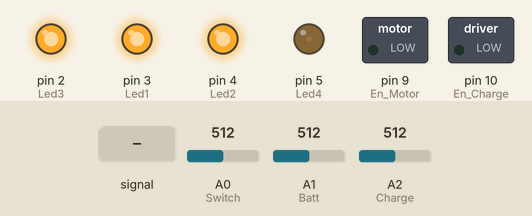
A sketch run on a simulated Arduino Uno, built with avr-gcc and run on an emulated ATmega328P. Shown: switched loads named in the sketch (green lamp = pin HIGH), output pins drawn as LEDs (lit = HIGH). Dashed ring = blinking. The inputs (shaded band) are chosen by the test bench; at power-on: A2 (Charge) = 512, A0 (Switch) = 512, A1 (Batt) = 512. Pins used as bus, display or sensor lines are not drawn.

Above: at 1.2 s.
1.3 s: A1 (Batt) fed a 200 Hz sine of ±81 counts around its level
At 3.2 s:
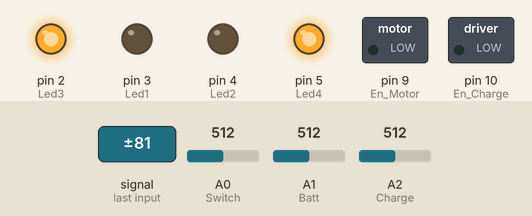
4.3 s: A2 (Charge) set to 440
At 4.9 s:
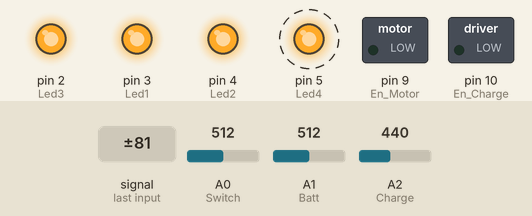
7.3 s: A2 (Charge) set to 12
10.3 s: A2 (Charge) set to 9
At 11.7 s:
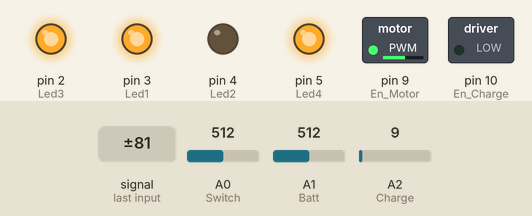
12.1 s: A0 (Switch) set to 461
13.6 s: A0 (Switch) set to 437
At 14.9 s:
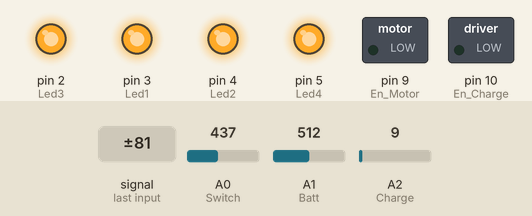
Timing chart, 0 to 16.1 s (numbered marks = the images above; inputs shaded):
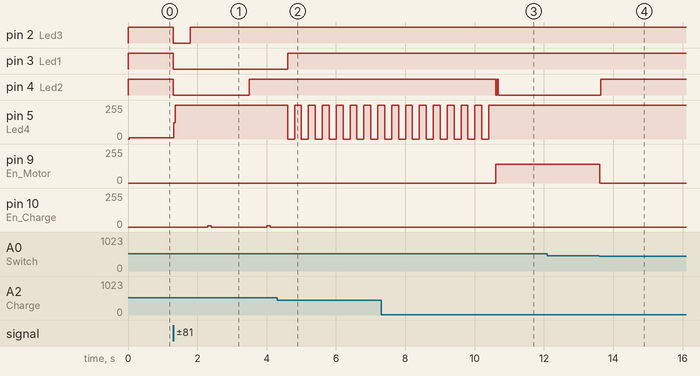

The sketch:

VacuumFirmware.ino
```cpp
// Constants
const int Batt = A1;    // Напряжение на делителе с АКБ при её напряжении в 19.9: 2.34
const int Switch = A0;  // Напряжения на ползунке по порядку: 0, 1.6, 3.3, 3.8
const int Charge = A2;  //Аналоговвые значения меняются от 0 до 1023 относительно напряжения от 0 до 5 Вольт

const int Led1 = 3; // Светодиод 1-ого режима
const int Led2 = 4; // Светодиод 2-ого режима
const int Led3 = 2; // Светодиод 3-ого режима
const int Led4 = 5; // Светодиод зарядки
const int En_Power = 6; // Разрешение дежурного питания 5В
const int En_Motor = 9; //Убедитесь, что выбранный пин поддерживает PWM
const int En_Charge = 10; //Убедитесь, что выбранный пин поддерживает PWM

// Variables
unsigned long timing; // Переменная для хранения точки отсчета
int BattValue = 0;
int SwValue = 0;
int ChValue = 0;
int i = 0;

int Led1State = HIGH;
int Led2State = HIGH;
int Led3State = HIGH;
int Led14State = HIGH;


void setup() {
  // declare the ledPin as an OUTPUT:
  pinMode(Led1, OUTPUT);
  pinMode(Led2, OUTPUT);
  pinMode(Led3, OUTPUT);
  pinMode(Led4, OUTPUT);
  pinMode(En_Power, OUTPUT);
  pinMode(En_Motor, OUTPUT);
  pinMode(En_Charge, OUTPUT);

  digitalWrite(Led1, HIGH);
  digitalWrite(Led2, HIGH);
  digitalWrite(Led3, HIGH);
  digitalWrite(Led4, HIGH);
}

void loop() {

  BattValue = analogRead(Batt);
  SwValue = analogRead(Switch);
  ChValue = analogRead(Charge);

  digitalWrite(Led1, HIGH);
  digitalWrite(Led2, HIGH);
  digitalWrite(Led3, HIGH);
  digitalWrite(Led4, HIGH);

  digitalWrite(En_Power, HIGH);
  digitalWrite(En_Charge, LOW);

  if (ChValue > 500 && ChValue < 800 ) {
    if (BattValue > 400 && BattValue < 420) {
      if (millis() - timing > 1000){ // Вместо 10000 подставьте нужное вам значение паузы
        timing = millis();
        if (Led1State == HIGH) {
         Led1State = LOW;
        } else {
         Led1State = HIGH;
        }
      digitalWrite(Led1, Led1State);
      }
      analogWrite(En_Charge, 10);
      delay(100);
      digitalWrite(En_Charge, LOW);
      delay(400);
    } else if (BattValue > 420 && BattValue < 450) {
      digitalWrite(Led1, LOW);
      digitalWrite(Led2, LOW);
      delay(500);
      digitalWrite(Led2, HIGH);
      delay(500);
      analogWrite(En_Charge, 10);
      delay(100);
      digitalWrite(En_Charge, LOW);
      delay(500);
    } else if (BattValue > 450 && BattValue < 480) {
      digitalWrite(Led1, LOW);
      digitalWrite(Led2, LOW);
      digitalWrite(Led3, LOW);
      delay(500);
      digitalWrite(Led3, HIGH);
      delay(500);
      analogWrite(En_Charge, 10);
      delay(100);
      digitalWrite(En_Charge, LOW);
      delay(600);
    } else digitalWrite(Led4, LOW);
  } else if (ChValue > 10 && ChValue < 500) {
    digitalWrite(Led4, LOW);
    delay(200);
    digitalWrite(Led4, HIGH);
    delay(200);
  } else {
    if (BattValue > 400) {
      if (SwValue > 150 && SwValue < 380) {
        digitalWrite(Led1, LOW);
        digitalWrite(Led2, HIGH);
        digitalWrite(Led3, HIGH);
        analogWrite(En_Motor, 80);
        delay(5);
      } else if (SwValue > 450 && SwValue < 750) {
        digitalWrite(Led2, LOW);
        digitalWrite(Led1, HIGH);
        digitalWrite(Led3, HIGH);
        analogWrite(En_Motor, 140);
        delay(5);
      } else if (SwValue > 780 && SwValue < 1000) {
        digitalWrite(Led3, LOW);
        digitalWrite(Led1, HIGH);
        digitalWrite(Led2, HIGH);
        analogWrite(En_Motor, 240);
        delay(5);
      } else {
        digitalWrite(En_Motor, LOW);
        digitalWrite(En_Power, LOW);
      }
      delay(10);
      } else if (BattValue < 50 && ChValue < 1) {
        while (i <= 3) {
        i = i + 1;
        digitalWrite(Led4, LOW);
        delay(500);
        digitalWrite(Led4, HIGH);
        delay(500);
      }
      digitalWrite(En_Power, LOW);
      delay(100);


      }
  }
}
```

Measured:
- the behaviour switches between 11 and 10 on A2 (Charge) (found by bisection; images 2 and 3)
- the behaviour switches between 451 and 450 on A0 (Switch) (found by bisection; images 3 and 4)
- after the input at 1.3 s, pin 2 (Led3): HIGH → LOW at once, → HIGH 0.50 s later; pin 3 (Led1): HIGH → LOW at once; pin 4 (Led2): HIGH → LOW at once, → HIGH 2.2 s later; pin 5 (Led4): 11/255 → 255/255 at once; pin 10 (En_Charge): alternates 10/255 for 0.10 s and 0/255 for 1.6 s, starting after 1.0 s
- after the input at 4.3 s, pin 3 (Led1): LOW → HIGH after 0.30 s; pin 4 (Led2): stops changing and stays HIGH; pin 5 (Led4): alternates 255/255 for 0.20 s and 0/255 for 0.20 s, starting after 0.30 s; pin 10 (En_Charge): stays 0/255 (without the input it goes to 10/255 after 1.3 s)
- after the input at 10.3 s, pin 4 (Led2): HIGH → LOW after 0.31 s, → HIGH 0.03 s later, → LOW 0.04 s later; pin 5 (Led4): goes on until 10.4 s, then stays 255/255; pin 9 (En_Motor): 0/255 → 140/255 after 0.31 s
- after the input at 12.1 s, every drawn part: stays the same
- after the input at 13.6 s, pin 4 (Led2): LOW → HIGH at once; pin 9 (En_Motor): 140/255 → 0/255 at once
